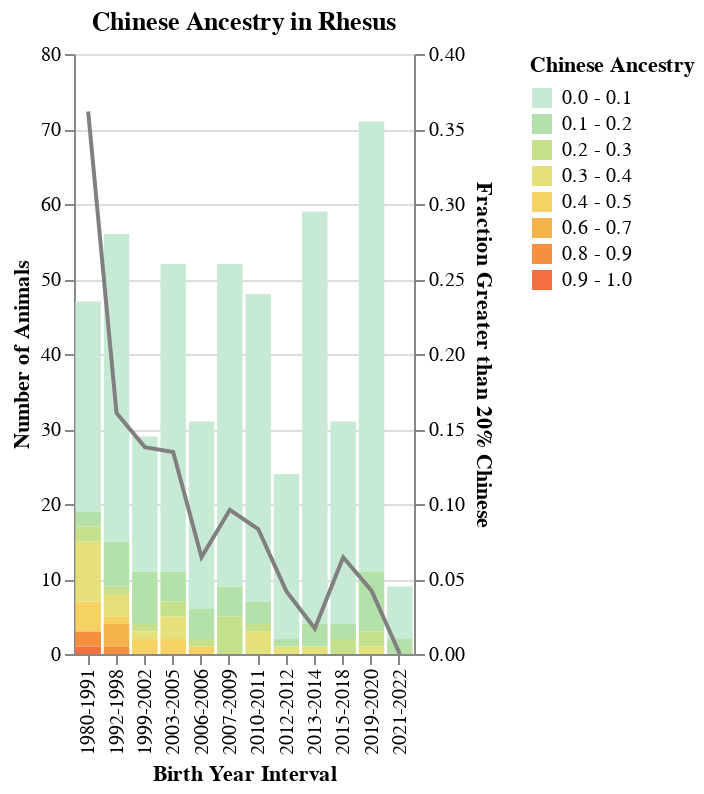

The notebook cell this image was saved under:
### Code cell
stacked_bar_df = stacked_df.select(
        "range", "years").explode("range").drop_nulls()

stacked_barplot = alt.Chart(stacked_bar_df).mark_bar().encode( #pl.exclude("years"))).mark_bar(width=10).encode(  # mark_boxplot
    alt.X("years", title="Birth Year Interval"),
    #alt.Y("count()", title="Percentage of Animals").stack("normalize"),
    alt.Y("count()", title="Number of Animals"),
    color=alt.Color("range:N", title="Chinese Ancestry").scale(scheme="lightmulti") #sort=[0.0, 0.1, 0.2, 0.3, 0.4, 0.5, 0.6, 0.7, 0.8, 0.9, 1.0])
).properties(
    title=["Chinese Ancestry in Rhesus"],
    width=170,
)



line_df = stacked_df.select("years", "Chinese").explode("Chinese").with_columns(
    is_Chinese = pl.when(pl.col("Chinese") > 0.2).then(1).otherwise(0)
).group_by("years").agg(
    pl.sum("is_Chinese"),
    count = pl.len(),
).drop_nulls().with_columns(
    fraction = pl.col("is_Chinese").truediv("count")
).select("years", "fraction")

lineplot = alt.Chart(line_df).mark_line(
    #color="#e7b327"
    color="grey"
).encode(
    alt.X("years"),
    alt.Y("fraction:Q", title="Fraction Greater than 20% Chinese") #.scale(domain=[0, 0.5])
)

alt.layer(stacked_barplot, lineplot).resolve_scale(
    y="independent"
)#.save("/master/abagwell/figures/admixture/U42_WES/U42_WES.all2_Indian-Chinese_merged.stacked_barplot.binned.RFMix.html")

### Figure 1 — Vega-Lite specification as saved in the notebook (floating-point values rounded to 4 significant figures; data arrays with more than 128 entries replaced by an {"elided": "..."} marker saying what was removed)
{"config": {"view": {"continuousWidth": 300, "continuousHeight": 300}}, "layer": [{"data": {"name": "data-74f54e02a16ca4a15a3ec15bbae33047"}, "mark": {"type": "bar"}, "encoding": {"color": {"field": "range", "scale": {"scheme": "lightmulti"}, "title": "Chinese Ancestry", "type": "nominal"}, "x": {"field": "years", "title": "Birth Year Interval", "type": "nominal"}, "y": {"aggregate": "count", "title": "Number of Animals", "type": "quantitative"}}, "title": ["Chinese Ancestry in Rhesus"]}, {"data": {"name": "data-8dc8a1cd034eda97eaa8e829332166eb"}, "mark": {"type": "line", "color": "grey"}, "encoding": {"x": {"field": "years", "type": "nominal"}, "y": {"field": "fraction", "title": "Fraction Greater than 20% Chinese", "type": "quantitative"}}}], "resolve": {"scale": {"y": "independent"}}, "width": 170, "$schema": "https://vega.github.io/schema/vega-lite/v5.17.0.json", "datasets": {"data-74f54e02a16ca4a15a3ec15bbae33047": {"elided": "509 records"}, "data-8dc8a1cd034eda97eaa8e829332166eb": [{"years": "1992-1998", "fraction": 0.1607}, {"years": "1999-2002", "fraction": 0.1379}, {"years": "2003-2005", "fraction": 0.1346}, {"years": "2015-2018", "fraction": 0.06452}, {"years": "2010-2011", "fraction": 0.08333}, {"years": "2021-2022", "fraction": 0.0}, {"years": "2019-2020", "fraction": 0.04225}, {"years": "2006-2006", "fraction": 0.06452}, {"years": "2007-2009", "fraction": 0.09615}, {"years": "2013-2014", "fraction": 0.01695}, {"years": "2012-2012", "fraction": 0.04167}, {"years": "1980-1991", "fraction": 0.3617}]}}
